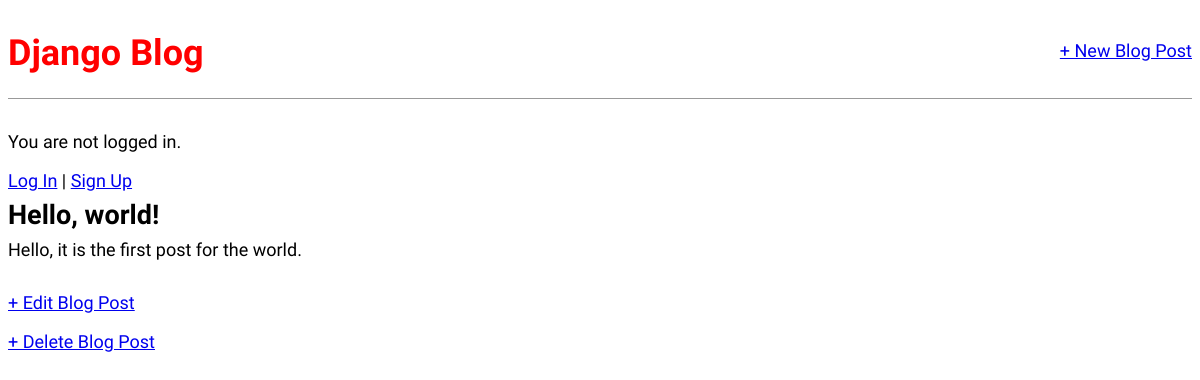
/post/1/, run on an earlier commit of the app's database.
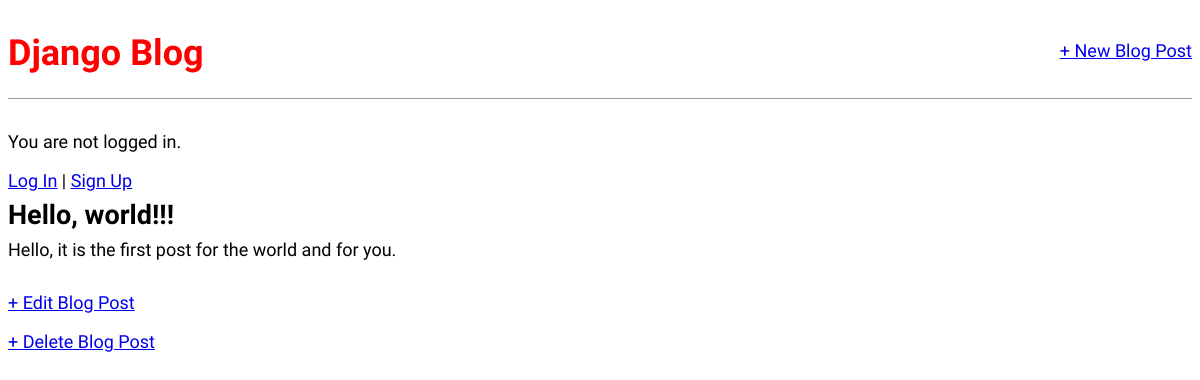
And on a later commit of the database.
### diary/models.py (models this page shows, shortened)
class Post(models.Model):
    title = models.CharField(max_length=200)
    author = models.ForeignKey(
        "auth.user",
        on_delete=models.CASCADE,
    )
    body = models.TextField()

### diary/views.py (the view)
# urls.py: path("post/<int:pk>/", BlogDetailView.as_view(), name="post_detail"),
class BlogDetailView(DetailView):
    model = Post
    template_name = "post_detail.html"

### templates/post_detail.html
{% extends "base.html" %}
{% block content %}
<div class="post-entry">
    <h2>{{ post.title }}</h2>
    <p>{{ post.body }}</p>
</div>
<p><a href="{% url 'post_edit' post.pk %}">+ Edit Blog Post</a></p>
<p><a href="{% url 'post_delete' post.pk %}">+ Delete Blog Post</a></p>
{% endblock content %}

What changed in the data, as far as the page shows it:
changed Post: title "Hello, world!" → "Hello, world!!!"; body "Hello, it is the first post for the world." → "Hello, it is the first post for the world and for you."
